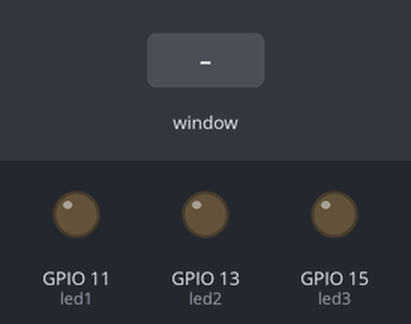
Simulated run of this program. Board: Raspberry Pi (BCM pin numbers). Parts: output pins drawn as LEDs (lit = HIGH). The inputs (shaded band) are chosen by the test bench. The desktop window is not drawn, its controls go by their first labels and the mouse button is held 0.15 s.

Above: at 1.2 s.
1.3 s: control labelled "Red" in the window clicked
At 2.0 s:
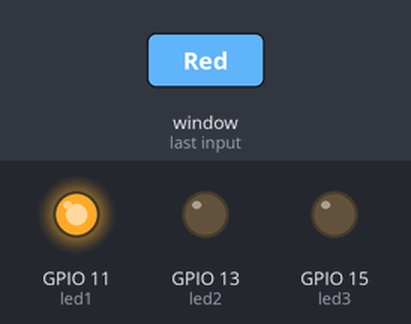
2.8 s: control labelled "Yellow" in the window clicked
At 3.2 s:
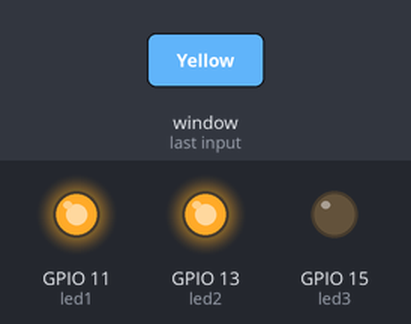
4.3 s: control labelled "Green" in the window clicked
At 5.5 s:
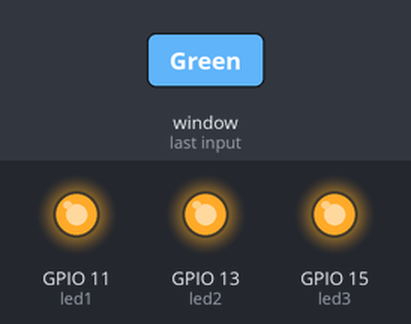
5.8 s: control labelled "Red" in the window clicked
At 6.6 s:
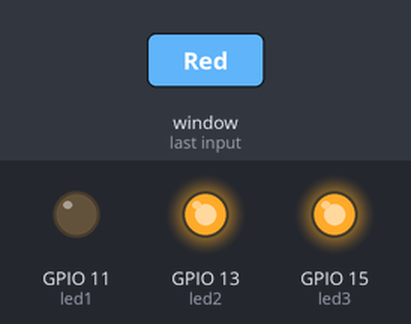
7.3 s: control labelled "Yellow" in the window clicked
At 7.8 s:
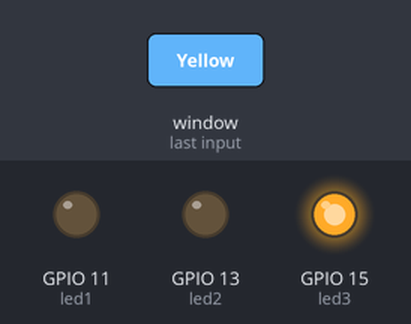
Timing chart, 0 to 9.8 s (numbered marks = the images above; inputs shaded):
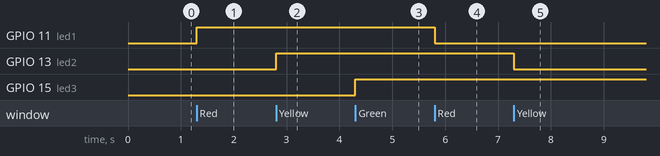

Measured:
- after the input at 1.3 s, GPIO 11 (led1): LOW → HIGH at once
- after the input at 2.8 s, GPIO 13 (led2): LOW → HIGH at once
- after the input at 4.3 s, GPIO 15 (led3): LOW → HIGH at once
- after the input at 5.8 s, GPIO 11 (led1): HIGH → LOW at once
- after the input at 7.3 s, GPIO 13 (led2): HIGH → LOW at once

The program:

blinker.py
```python
from tkinter import *   #Library That used to build graphical user interface
from gpiozero import LED  #library that used to ininitalise gpio pins

# Initialisation of leds
led1 = LED(11)
led2 = LED(13)
led3 = LED(15)


root = Tk()  #root is the variable for gui that used to access functions of tkinter

root.geometry("400x400")   # it will open 400x400 window for gui

root.configure(bg="white")   # it will set the background of gui

label2 = Label(root, text=" Rpi Gui ")   # it used to write text on gui
label2.pack(pady=50)   # pack is variable to display thisngs

#condition for red
def red():
   if led1.is_lit:  #if led is off
      selection = "red is off"  # than display red is off
      label.config(text = selection)
      led1.off()     #it will set the light status off
   else:
      selection = "red is on"  #else it will display red is on
      label.config(text = selection)
      led1.on()         #light status off

#condition for yellow

def yellow():
   if led2.is_lit:
      selection = "yellow is off"
      label.config(text = selection)
      led2.off()
   else:
      selection = "yellow is on"
      label.config(text = selection)
      led2.on()

#condition for green

def green():
   if led3.is_lit:
      selection = "green is off"
      label.config(text = selection)
      led3.off()
   else:
      selection = "green is on"
      label.config(text = selection)
      led3.on()


button1 = Radiobutton( text="Red", foreground="white", background="red" ,command=red)
# making radio button
button1.pack(pady=20)
#it will display radio button and pady provide some padding space to the button


button2 = Radiobutton( text="Yellow",foreground="white", background="#8B8000",command=yellow)
button2.pack(pady=20)

button3 = Radiobutton( text="Green", foreground="white", background="green",command=green)
button3.pack(pady=20)

label = Label(root)
label.pack(pady=20)

root.mainloop()
# it is an infinite loop that used to run application for infinite time
```
